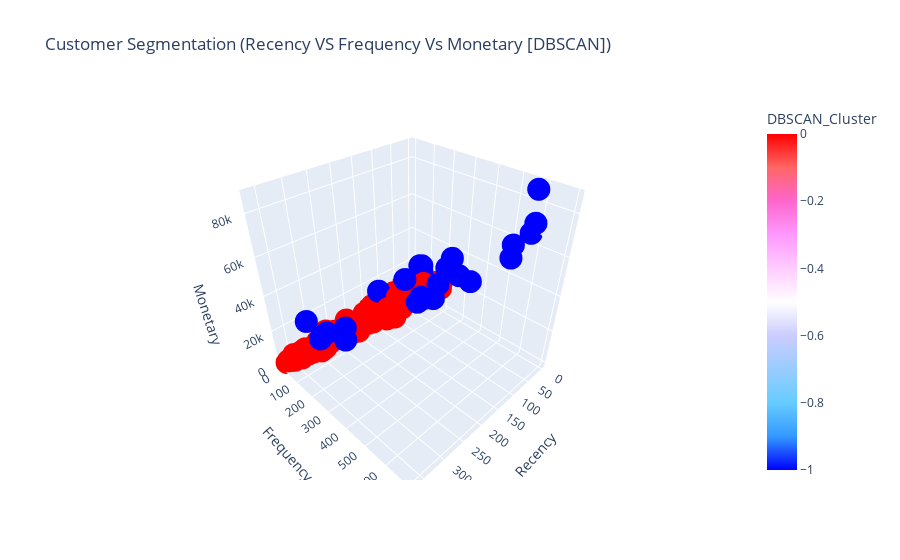

This figure's notebook cell:
### Code cell
fig = px.scatter_3d(RFM_DATAFRAME,
x = 'Recency',
y= 'Frequency',
z = 'Monetary',
color = 'DBSCAN_Cluster',
hover_data = ['Monetary'],
title = 'Customer Segmentation (Recency VS Frequency Vs Monetary [DBSCAN])',
color_continuous_scale = 'picnic' )

fig.show()

### Figure 1 — Plotly figure (JSON) as saved in the notebook; plotly's stock layout.template omitted (floating-point values rounded to 4 significant figures; data arrays with more than 128 entries replaced by an {"elided": "..."} marker saying what was removed)
{"data": [{"hovertemplate": "Recency=%{x}<br>Frequency=%{y}<br>Monetary=%{z}<br>DBSCAN_Cluster=%{marker.color}<extra></extra>", "legendgroup": "", "marker": {"color": {"elided": "1456 int values"}, "coloraxis": "coloraxis", "symbol": "circle"}, "mode": "markers", "name": "", "scene": "scene", "showlegend": false, "type": "scatter3d", "x": {"elided": "1456 int values"}, "y": {"elided": "1456 int values"}, "z": {"elided": "1456 float values"}}], "layout": {"coloraxis": {"colorbar": {"title": {"text": "DBSCAN_Cluster"}}, "colorscale": [[0, "rgb(0,0,255)"], [0.1, "rgb(51,153,255)"], [0.2, "rgb(102,204,255)"], [0.3, "rgb(153,204,255)"], [0.4, "rgb(204,204,255)"], [0.5, "rgb(255,255,255)"], [0.6, "rgb(255,204,255)"], [0.7, "rgb(255,153,255)"], [0.8, "rgb(255,102,204)"], [0.9, "rgb(255,102,102)"], [1, "rgb(255,0,0)"]]}, "legend": {"tracegroupgap": 0}, "scene": {"domain": {"x": [0, 1], "y": [0, 1]}, "xaxis": {"title": {"text": "Recency"}}, "yaxis": {"title": {"text": "Frequency"}}, "zaxis": {"title": {"text": "Monetary"}}}, "title": {"text": "Customer Segmentation (Recency VS Frequency Vs Monetary [DBSCAN])"}}}
